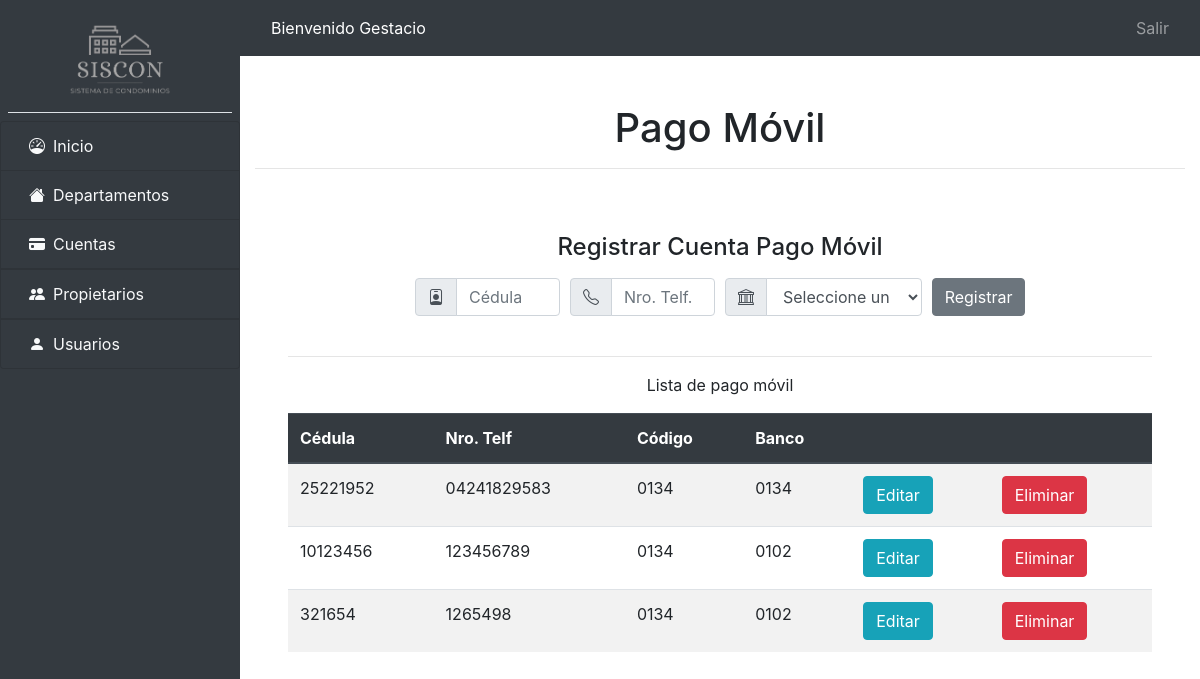
Screenshot of /cuentas/pago_movil.php (signed in) with the database file from the repository.
### tables this page shows
CREATE TABLE `pago_movil` (
  `id` int(11) NOT NULL,
  `cedula` varchar(20) NOT NULL,
  `telefono` varchar(11) NOT NULL,
  `banco` varchar(60) NOT NULL
);

### Conexion.php (called while the page is built, shortened)
<?php
class Conexion
{
    public function conectar()
    {
        $servidor = 'localhost';
        $nombre_bd = 'siscon';
        $usuario = 'root';
        $password = '';
        $opciones = array(PDO::MYSQL_ATTR_INIT_COMMAND => 'SET NAMES utf8');
        try {
            $this->conexion = new PDO("mysql:host=" . $servidor . "; dbname=" . $nombre_bd, $usuario, $password, $opciones);
            return $this->conexion;
        } catch (Exception $e) {
            die("El error de Conexión es: " . $e->getMessage());
        }
    }
    public function selectAll($consulta)
    {
        $this->conexion = $this->conectar();
        $resultado = $this->conexion->prepare($consulta);
        $resultado->execute();
        return $resultado->fetchAll(PDO::FETCH_ASSOC);
    }
}
$conexion = new Conexion();

### cuentas/select_pago_movil.php (called while the page is built)
<?php
$consulta = "SELECT * FROM pago_movil";
$pagos_movil = $conexion->selectAll($consulta);

### cuentas/pago_movil.php (the view, shortened to what this page needs)
<?php include_once('../header.php') ?>
<?php include_once('select_pago_movil.php') ?>
<div class="container">
    <div class="">
        <h4 class="pb-2 text-center">Registrar Cuenta Pago Móvil</h4>
        <div class="row aling-items-center">
            <div class="col-2"></div>
            <div class="col-8">
                <form action="insert_pago_movil.php" method="POST">
                    <div class="form-row align-items-center">
                        <div class="col-3">
                            <div class="input-group mb-2">
                                <div class="input-group-prepend">
                                    <div class="input-group-text"><i class="bi bi-person-badge"></i></div>
                                </div>
                                <input type="text" class="form-control" placeholder="Cédula" name="cedula" required>
                            </div>
                        </div>
                        <div class="col-3">
                            <div class="input-group mb-2">
                                <div class="input-group-prepend">
                                    <div class="input-group-text"><i class="bi bi-telephone"></i></div>
                                </div>
                                <input type="text" class="form-control" placeholder="Nro. Telf." name="telefono" required>
                            </div>
                        </div>
                        <div class="col-4">
                            <div class="input-group mb-2">
                                <div class="input-group-prepend">
                                    <div class="input-group-text"><i class="bi bi-bank"></i></div>
                                </div>
                                <select name="banco" id="" class="form-control" required>
                                    <option value="">Seleccione un banco</option>
                                </select>
                            </div>
                        </div>
                        <div class="col-2">
                            <button type="submit" class="btn btn-secondary mb-2">Registrar</button>
                        </div>
                    </div>
                </form>
            </div>
            <div class="col-2"></div>
            <div class="container px-5 my-3">
                <hr>
                <p class="text-center">Lista de pago móvil</p>
                <table class="table table-striped">
                    <thead class="thead-dark">
                        <tr>
                            <th scope="col">Cédula</th>
                            <th scope="col">Nro. Telf</th>
                            <th scope="col">Código</th>
                            <th scope="col">Banco</th>
                            <th scope="col"></th>
                            <th scope="col"></th>
                        </tr>
                    </thead>
                    <tbody>
                        <?php foreach ($pagos_movil as $pago) : ?>
                            <tr>
                                <td><?php echo $pago['cedula'] ?></td>
                                <td><?php echo $pago['telefono'] ?></td>
                                <td><?php echo '0134' ?></td>
                                <td><?php echo $pago['banco'] ?></td>
                                <td>
                                    <form action="editar_pago_movil.php">
                                        <input type="submit" class="btn btn-info" value="Editar"></input>
                                    </form>
                                </td>
                                <td>
                                    <form action="delete_pago_movil.php" method="POST">
                                        <input type="submit" class="btn btn-danger" value="Eliminar"></input>
                                    </form>
                                </td>
                            </tr>
                        <?php endforeach ?>
                    </tbody>
                </table>
            </div>
        </div>
    </div>
</div>
<?php include_once('../footer.php'); ?>

### rows the page displays
pago_movil: cedula "25221952", telefono "04241829583", banco "0134"
pago_movil: cedula "10123456", telefono "123456789", banco "0102"
pago_movil: cedula "321654", telefono "1265498", banco "0102"

### other values shown
$_SESSION['usuario'] "Gestacio"
$nombre_titulo "Pago Móvil"
